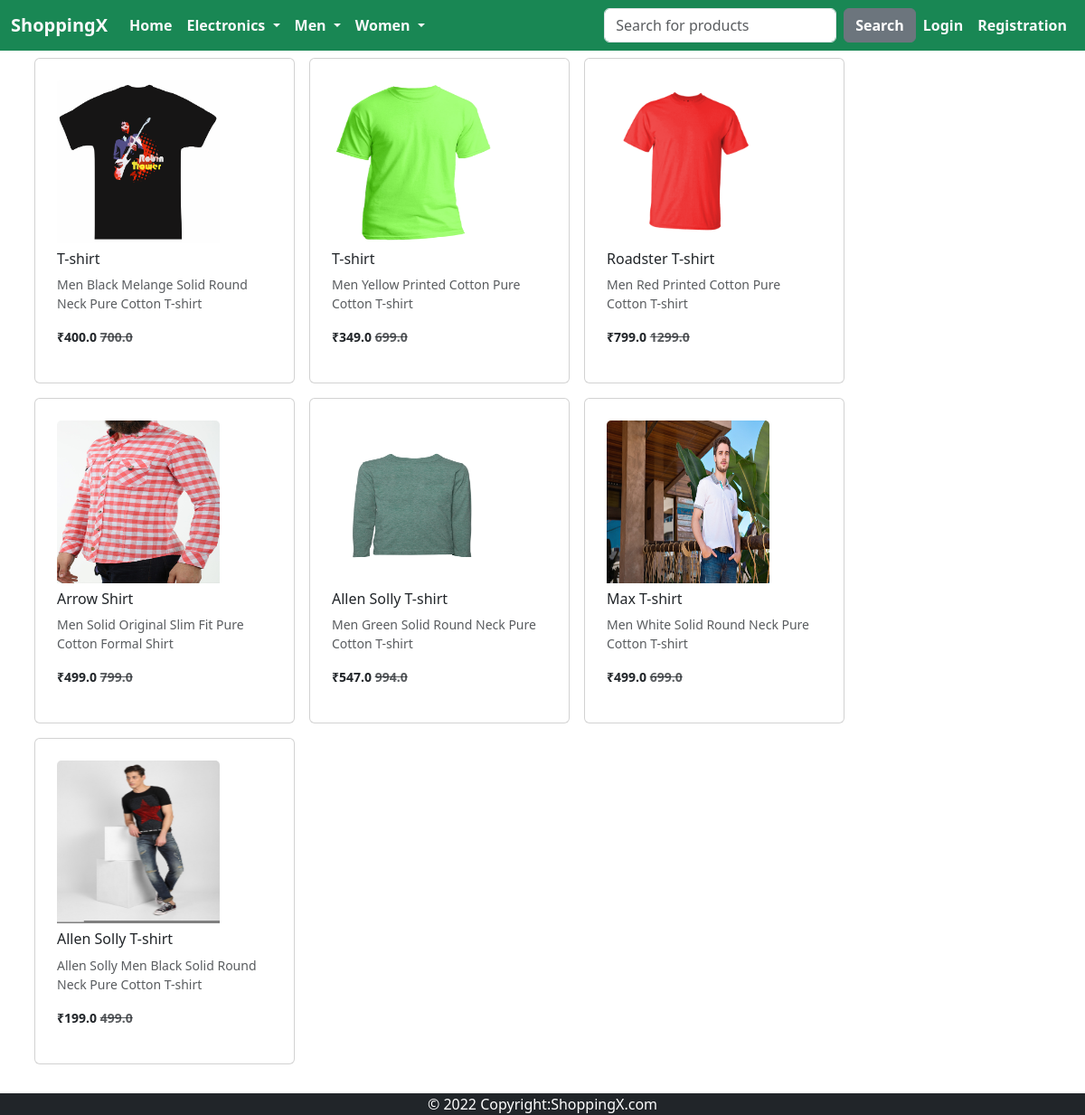
Page /men_topwear/ on the committed database.
### app/models.py (models this page shows, shortened)
class Product(models.Model):
    title = models.CharField(max_length=100)
    selling_price = models.FloatField()
    discounted_price = models.FloatField()
    description = models.TextField()
    brand = models.CharField( max_length=50)
    category = models.CharField(choices= CATEGORY_CHOICES,max_length=100)
    image = models.ImageField(upload_to = 'productimg')

### app/views.py (the view)
# urls.py: path('men_topwear/', views.MenTopWearView.as_view(), name='men_topwear'),
class MenTopWearView(View):
    def get(self,request):
        products = Product.objects.filter(category = 'MTW')
        context = {
            'products':products,
        }
        return render(request,"app/productlist.html",context)

### app/templatetags/custom_filter.py (called while the page is built)
@register.filter(name = "currency")
def currency(price):
    return "₹"+str(price)

### app/templates/app/productlist.html (shortened to what this page needs)
{% extends 'app/base.html'%}
{% load custom_filter%}
{% block main %}
<div class="container ">
  <div class="row">
    {% for product in products%}
      <div class="card m-2 p-2" style="width: 18rem;">
        <div class="card-body">
          <a class="text-decoration-none" href="{% url 'product_detail' product.id %}">
            <img src="{{product.image.url}}" class="card-img-top" alt="..." style="height: 180px; ;width: 180px;">
            <h6 class="card-title text-dark mt-2">{{product.title}}</h6>
            <p class="card-text text-muted small">{{product.description}}</p>
            <p class="text-dark small fw-bold"> {{product.discounted_price|currency}} <span class="text-muted"> <s>{{product.selling_price}}</s></span></p>
          </a>
        </div>
      </div>
    {% empty %}
      <h2 class="text-center mt-4">No result found</h2>
    {% endfor %}
  </div>
</div>
{% endblock main%}

### app/templates/app/base.html (shortened to what this page needs)
{% load static %}
{% load custom_filter %}
<!doctype html>
<html lang="en">
  <head>
    <link href="https://cdn.jsdelivr.net/npm/bootstrap@5.0.2/dist/css/bootstrap.min.css" rel="stylesheet">
    <link rel="stylesheet" href="https://cdnjs.cloudflare.com/ajax/libs/OwlCarousel2/2.3.4/assets/owl.carousel.min.css"
 />
    <link rel="stylesheet" href="https://cdnjs.cloudflare.com/ajax/libs/OwlCarousel2/2.3.4/assets/owl.theme.default.min.css"
 />
    <link href="css/bootstrap.css" rel="stylesheet">
    <link rel="stylesheet" href="{% static 'app/css/style.css'%}">
  </head>
  <body>
    <nav class="navbar navbar-expand-lg navbar-light bg-success">
      <div class="container-fluid">
        <a class="navbar-brand fw-bold text-light" href="/">ShoppingX</a>
        <div class="collapse navbar-collapse" id="navbarSupportedContent">
          <ul class="navbar-nav me-auto mb-2 mb-lg-0">
            <li class="nav-item">
              <a class="nav-link active fw-bold text-light" aria-current="page" href="/">Home</a>
            </li>
            <li class="nav-item dropdown">
              <a class="nav-link dropdown-toggle fw-bold text-light" href="#" id="navbarDropdown" role="button" data-bs-toggle="dropdown" aria-expanded="false">
                Electronics
              </a>
            </li>
            <li class="nav-item dropdown">
              <a class="nav-link dropdown-toggle fw-bold text-light" href="#" id="navbarDropdown" role="button" data-bs-toggle="dropdown" aria-expanded="false">
                Men
              </a>
            </li>
            <li class="nav-item dropdown">
              <a class="nav-link dropdown-toggle fw-bold text-light" href="#" id="navbarDropdown" role="button" data-bs-toggle="dropdown" aria-expanded="false">
                Women
              </a>
            </li>
          </ul>
          <form action="{% url 'search' %}" method="get" class="d-flex">
            <input class="form-control me-2" type="search" placeholder="Search for products" aria-label="Search" name="search">
            <button class="btn btn-secondary fw-bold" type="submit">Search</button>
          </form>
          <div>
            <ul class="navbar-nav me-auto mb-2 mb-lg-0">
              {% if request.user.is_authenticated %}
                <li class="nav-item dropdown">
                  <a class="nav-link dropdown-toggle fw-bold" href="#" id="navbarDropdown" role="button" data-bs-toggle="dropdown" aria-expanded="false">
                    {{request.user|capfirst}}
                  </a>
                  <ul class="dropdown-menu" aria-labelledby="Dropdown">
                    <li><a class="dropdown-item text-dark" href="{% url 'profile' %}">Profile</a></li>
                    <li><a class="dropdown-item text-dark" href="{% url 'orders' %}">Orders</a></li>
                    <li><a class="dropdown-item text-dark" href="{% url 'changepassword' %}">Change Password</a></li>
                    <li><a class="dropdown-item text-dark" href="{% url 'logout' %}">Logout</a></li>
                  </ul>
                </li>
                <li class="nav-item">
                  <a class="nav-link active fw-bold" aria-current="page" href="{% url 'show-cart'%}">Cart <span class="badge bg-danger">{{request.user|cartproduct_count}}</span></a>
                </li>
              {% else %}
                <li class="nav-item">
                  <a class="nav-link active fw-bold text-light" aria-current="page" href="{% url 'login'%}">Login</a>
                </li>
                <li class="nav-item">
                  <a class="nav-link active fw-bold text-light" aria-current="page" href="{% url 'customerregistration'%}">Registration</a>
                </li>
              {% endif %}
            </ul>
          </div>
        </div>
      </div>
    </nav>
    {% block main %} {% endblock%}
    <footer class=" container-fluid bg-secondary text-white bg-dark text-center text-lg-start">
      <div class="text-center mt-4" > © 2022 Copyright:ShoppingX.com
      </div>
    </footer>
  </body>
</html>

### app/static/app/css/style.css (style rules this page uses)
a { text-decoration: none; }

### rows in the picture
Product: image (picture), title "T-shirt", description "Men Black Melange Solid Round Neck Pure Cotton T-shirt", discounted_price "₹400.0", selling_price "700.0"
Product: image (picture), title "T-shirt", description "Men Yellow Printed Cotton Pure Cotton T-shirt", discounted_price "₹349.0", selling_price "699.0"
Product: image (picture), title "Roadster T-shirt", description "Men Red Printed Cotton Pure Cotton T-shirt", discounted_price "₹799.0", selling_price "1299.0"
Product: image (picture), title "Arrow Shirt", description "Men Solid Original Slim Fit Pure Cotton Formal Shirt", discounted_price "₹499.0", selling_price "799.0"
Product: image (picture), title "Allen Solly T-shirt", description "Men Green Solid Round Neck Pure Cotton T-shirt", discounted_price "₹547.0", selling_price "994.0"
Product: image (picture), title "Max T-shirt", description "Men White Solid Round Neck Pure Cotton T-shirt", discounted_price "₹499.0", selling_price "699.0"
Product: image (picture), title "Allen Solly T-shirt", description "Allen Solly Men Black Solid Round Neck Pure Cotton T-shirt", discounted_price "₹199.0", selling_price "499.0"
